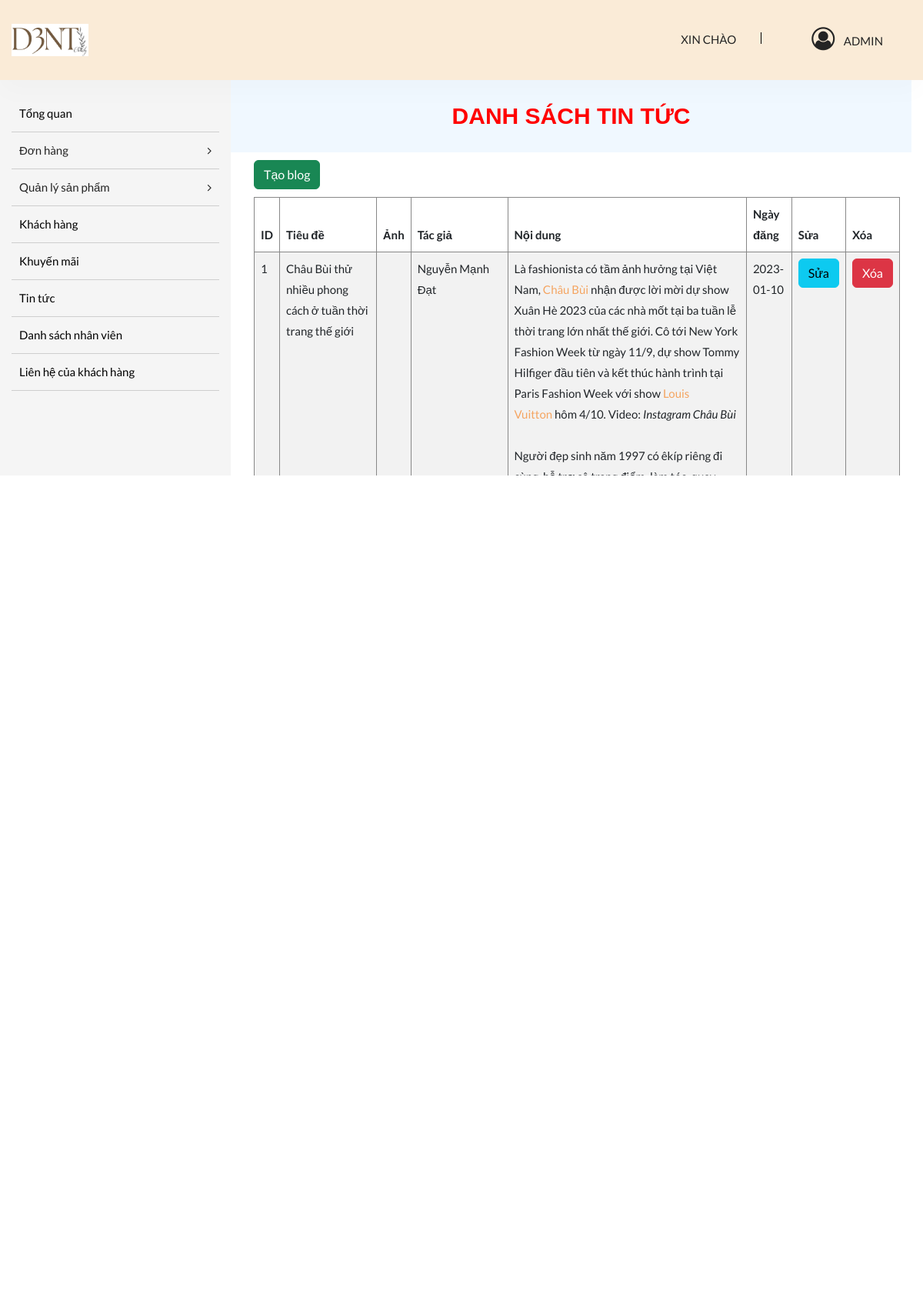
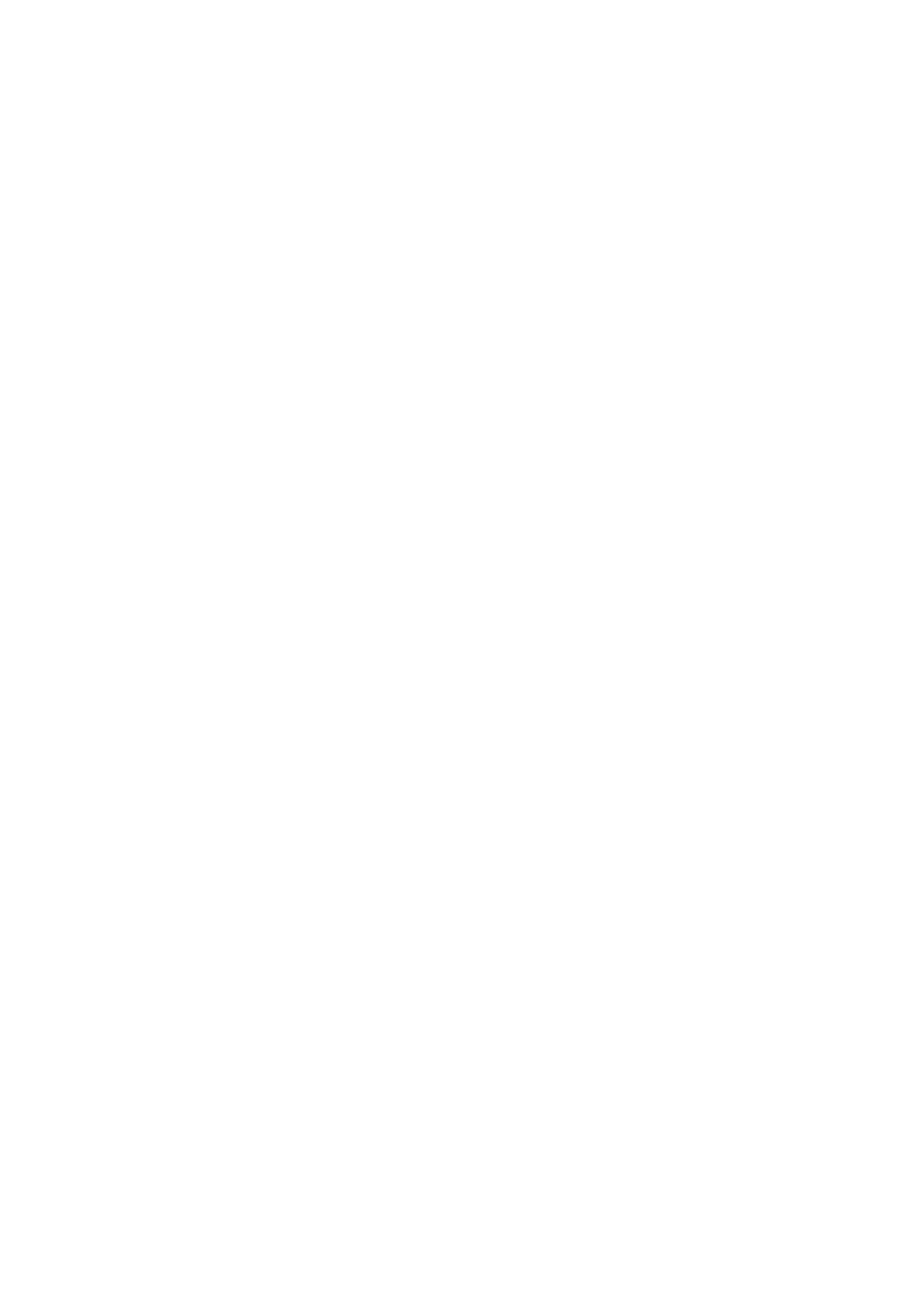
Page /admin/blog_list.php (upper part) on the committed database (2 pictures, top to bottom).
### tables this page shows
CREATE TABLE `tbl_blog` (
  `blog_id` int(11) NOT NULL,
  `blog_name` text NOT NULL,
  `blog_img` text NOT NULL,
  `blog_content` text NOT NULL,
  `date_post` date NOT NULL,
  `admin_id` int(11) NOT NULL
);

### admin/blog_list.php (the view, shortened to what this page needs)
<?php
require_once("header_admin.php");
?>
<div class="col-lg-9">
    <div class="title_item">DANH SÁCH TIN TỨC</div>
    <div class="scroll">
        <div class="container" style="margin-top:10px;">
            <button class="btn btn-success" id="btn-add" style="margin-bottom:10px;">Tạo blog</button>
                <table class="table table-striped table-bordered">
                    <thead>
                            <tr>
                                <th>ID</th>
                                <th width="15%">Tiêu đề</th>
                                <th>Ảnh</th>
                                <th width="15%">Tác giả</th>
                                <th>Nội dung</th>
                                <th>Ngày đăng</th>
                                <th>Sửa</th>
                                <th>Xóa</th>
                            </tr>
                    </thead>
                    <tbody>
                    <?php
                            $sql="SELECT blog_id,blog_name,tbl_admin.name,blog_content,date_post , blog_img
                            FROM tbl_blog,tbl_admin where tbl_blog.admin_id = tbl_admin.admin_id";
                            $ketQuaTruyVan = $conn->query($sql);
                            if($ketQuaTruyVan -> num_rows>0)
                            {
                                while($blog = $ketQuaTruyVan -> fetch_assoc())
                                {
                        ?>
                            <tr>
                                <td>
                                    <?php echo $blog['blog_id'];?>
                                </td>
                                <td>
                                    <?php echo $blog['blog_name'];?>
                                </td>
                                <td>
                                </td>
                                <td>
                                    <?php echo $blog['name'];?>
                                </td>
                                <td>
                                    <?php echo $blog['blog_content'];?>
                                </td>
                                <td>
                                    <?php echo $blog['date_post'];?>
                                </td>
                                <td>
                                    <form action="./update_blog.php?blog_id=<?php echo $blog['blog_id'];?>" method="POST" id="btn-form_update" >
                                        <button type="submit" class="btn btn-info" name="btn-blog_id" id="btn-update_items" value="<?=$blog['blog_id']?>">Sửa</button>
                                    </form>
                                </td>
                                <td>
                                <a class="btn btn-danger" href="./delete_blog.php?blog_id=<?php echo $blog['blog_id'];?>">Xóa</a>
                                </td>
                            </tr>
                            <?php
                                }
                            }
                        ?>
                    </tbody>
                </table>
        </div>
    </div>
            </div>
        </div>
      </div>
    </section>
</main>
<?php
require_once("footer_admin.php")
?>

### admin/header_admin.php (style rules this page uses)
.title_item { font-family:'Gill Sans', 'Gill Sans MT', Calibri, 'Trebuchet MS', sans-serif; margin-left: -15px; padding: 20px; text-align: center; background-color: aliceblue; font-size: 30px; font-weight: 800; color: red; }
.scroll { height: 420px; overflow: scroll; }
.table-bordered { border: 1px solid #888; }

### rows in the picture
tbl_blog: blog_id "1", blog_name "Châu Bùi thử nhiều phong cách ở tuần thời trang thế giới", admin.name "Nguyễn Mạnh Đạt", blog_content "Là fashionista có tầm ảnh hưởng tại Việt Nam, Châu Bùi nhận được lời mời dự show Xuân Hè 2023 của các nhà mốt tại ba tuần lễ thời trang lớn nhất thế giới. Cô tới New York Fashion Week từ ngày 11/9, dự show Tommy Hilfiger đầu tiên và kết thúc hành trình tại Paris Fashion Week với show Louis Vuitton hôm 4/10. Video: Instagram Châu Bùi Người đẹp sinh năm 1997 có êkíp riêng đi…", date_post "2023-01-10"
